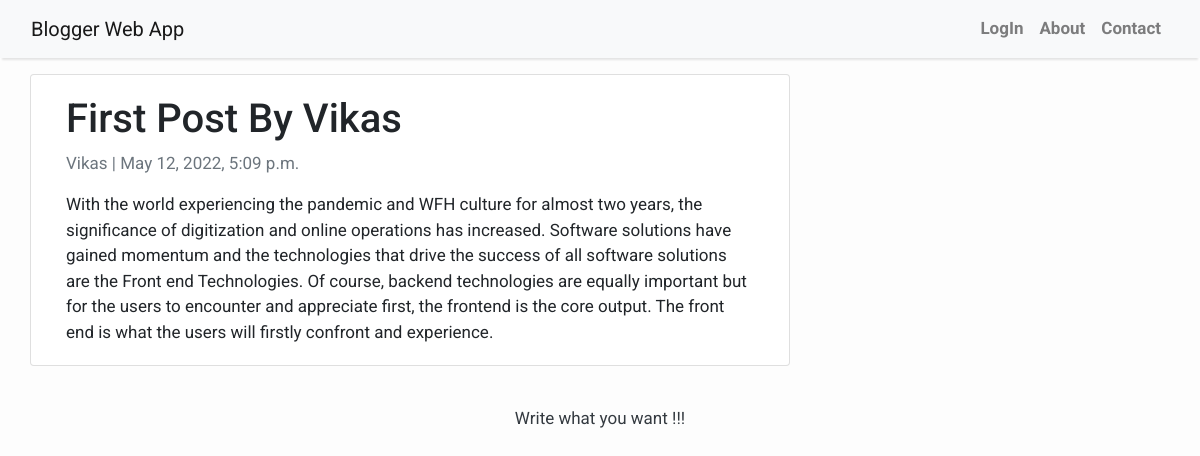
The app's page /first-post-by-vikas/ with its own data.
### app/models.py (models this page shows)
class Post(models.Model):
    title = models.CharField(max_length=200, unique=True)
    slug = models.SlugField(max_length=200, unique=True)
    author = models.ForeignKey(User, on_delete= models.CASCADE,related_name='blog_posts')
    updated_on = models.DateTimeField(auto_now= True)
    content = models.TextField()
    created_on = models.DateTimeField(auto_now_add=True)
    status = models.IntegerField(choices=STATUS, default=0)

### app/views.py (the view)
# urls.py: path('<slug:slug>/', views.PostDetail.as_view(), name='post_detail'),
class PostDetail(generic.DetailView):
    model = Post
    template_name = 'post_detail.html'

### templates/post_detail.html (shortened to what this page needs)
{% extends 'base.html' %} {% block content %}
<div class="container">
  <div class="row">
    <div class="col-md-8 card mb-4  mt-3 left  top">
      <div class="card-body">
        <h1>{% block title %} {{ object.title }} {% endblock title %}</h1>
        <p class=" text-muted">{{ post.author }} | {{ post.created_on }}</p>
        <p class="card-text ">{{ object.content | safe }}</p>
      </div>
    </div>
  </div>
</div>
{% endblock content %}

### templates/base.html (style rules this page uses)
body { font-family: "Roboto", sans-serif; font-size: 17px; background-color: #fdfdfd; }

### records on screen
Post: title "First Post By Vikas", author "Vikas", created_on "May 12, 2022, 5:09 p.m.", content "With the world experiencing the pandemic and WFH culture for almost two years, the significance of digitization and online operations has increased. Software solutions have gained momentum and the technologies that drive the success of all software solutions are the Front end Technologies. Of course, backend technologies are equally important but for the users to encounter and appreciate first, the frontend is the core output. The front end is what the users will firstly confront and experience."
